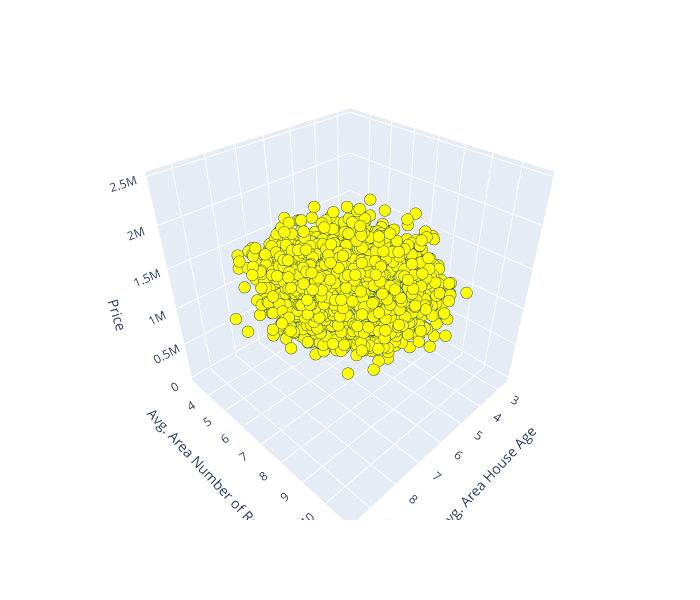

The code cell stored with this chart in its notebook:
### Code cell
# Create 3D scatter plot
fig = px.scatter_3d(
    data_frame=df_3d,
    x='Avg. Area House Age',
    y='Avg. Area Number of Rooms',
    z='Price',
    color_discrete_sequence=['yellow'],
    width=700,
    height=600,
)

# Refine formatting
fig.update_traces(
    marker={"size": 4, "line": {"width": 2, "color": "DarkSlateGrey"}},
    selector={"mode": "markers"},
)

# Display figure
fig.show()

### Figure 1 — Plotly figure (JSON) as saved in the notebook; plotly's stock layout.template omitted (floating-point values rounded to 4 significant figures; data arrays with more than 128 entries replaced by an {"elided": "..."} marker saying what was removed)
{"data": [{"hovertemplate": "Avg. Area House Age=%{x}<br>Avg. Area Number of Rooms=%{y}<br>Price=%{z}<extra></extra>", "legendgroup": "", "marker": {"color": "yellow", "line": {"color": "DarkSlateGrey", "width": 2}, "size": 4, "symbol": "circle"}, "mode": "markers", "name": "", "scene": "scene", "showlegend": false, "type": "scatter3d", "x": {"elided": "5000 float values"}, "y": {"elided": "5000 float values"}, "z": {"elided": "5000 float values"}}], "layout": {"height": 600, "legend": {"tracegroupgap": 0}, "margin": {"t": 60}, "scene": {"aspectmode": "auto", "aspectratio": {"x": 1, "y": 1, "z": 1}, "camera": {"center": {"x": 0, "y": 0, "z": 0}, "eye": {"x": 1.274, "y": 1.274, "z": 1.274}, "projection": {"type": "perspective"}, "up": {"x": 0, "y": 0, "z": 1}}, "domain": {"x": [0, 1], "y": [0, 1]}, "xaxis": {"title": {"text": "Avg. Area House Age"}, "type": "linear"}, "yaxis": {"title": {"text": "Avg. Area Number of Rooms"}, "type": "linear"}, "zaxis": {"title": {"text": "Price"}, "type": "linear"}}, "width": 700}}
